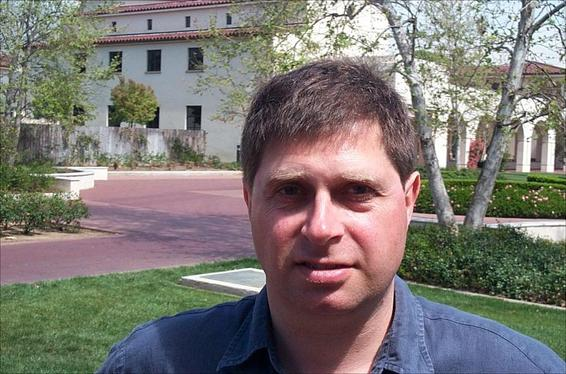
#> input picture app/101_ObjectCategories/Faces/image_0021.jpg, 566 x 374 px
$ python -i shapedescriptor.py   (imports and definitions only)
#> lines starting #> are read from the running program, lines starting #| are printed output that depends on the picture; after the words box and inside, x2 and y2 are one past the last pixel; in counts of white or black regions, pixels touching at a corner belong together
import cv2
import numpy as np


class ShapeDescriptor:
    def invertBinaryImage(self,binary_image):
        return cv2.bitwise_not(binary_image)

    def findOutline(self,image, find_thresh=True):
        # when find thresh is set to FALSE, then the image is the threshold image and we just set thresh_image to image
        if find_thresh:
            _, thresh_image = cv2.threshold(image, 30, 255, cv2.THRESH_BINARY + cv2.THRESH_OTSU)
        else:
            thresh_image = image.copy()

        img_floodfill = thresh_image.copy()
        h, w = thresh_image.shape[:2]

        contour, _ = cv2.findContours(thresh_image, cv2.RETR_EXTERNAL, cv2.CHAIN_APPROX_SIMPLE)

        contour = max(contour, key=cv2.contourArea)

        return contour

    def convert1D(self,contour, no_samples, contour_centroids=None):
        # we use the centroid distance shape signature

        if contour_centroids is None:
            contour_centroids = np.squeeze(contour.mean(axis=0))

        # we first sample to the number of points we want
        sample_points = np.squeeze(cv2.ximgproc.contourSampling(contour, no_samples))

        # invariant to translation
        return np.sqrt(np.sum((sample_points - contour_centroids) ** 2, axis=1))

    def normalise(self,magnitudes):
        #Normalization and flatten

        half_samples = (len(magnitudes) // 2) + 1

        return (magnitudes[1:half_samples] / magnitudes[0]).flatten()

    # we extract the given images using the fourier extractor
    def fourierDescriptor(self,contour, contour_centroids=None, no_samples=64):

        # convert contour 2d co-ordinates to 1d co-ordinates
        contour1d = self.convert1D(contour, contour_centroids=contour_centroids, no_samples=no_samples)

        # contour1d represents the points after they have been sampled and they have been reduced
        # using a certain shape signature

        fourier_transform = cv2.dft(contour1d, flags=cv2.DFT_COMPLEX_OUTPUT)
        magnitudes = cv2.magnitude(fourier_transform[:, :, 0], fourier_transform[:, :, 1])

        return self.normalise(magnitudes)

    def extractFeatures(self,image, find_thresh=True):

        contour = self.findOutline(image, find_thresh=find_thresh)

        return self.fourierDescriptor(contour)

>>> import cv2
>>> picture = cv2.imread('../101_ObjectCategories/Faces/image_0021.jpg', cv2.IMREAD_GRAYSCALE)
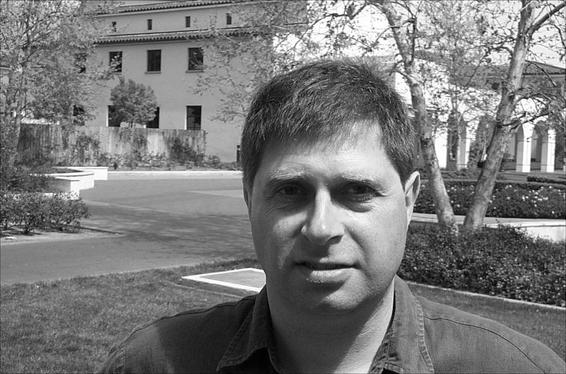
#> picture: shape (374, 566); min 0, max 255, mean 120.5
>>> result = ShapeDescriptor().extractFeatures(picture)
#> in findOutline, `_, thresh_image = cv2.threshold(image, 30, 255, cv2.THRESH_BINARY + cv..`:
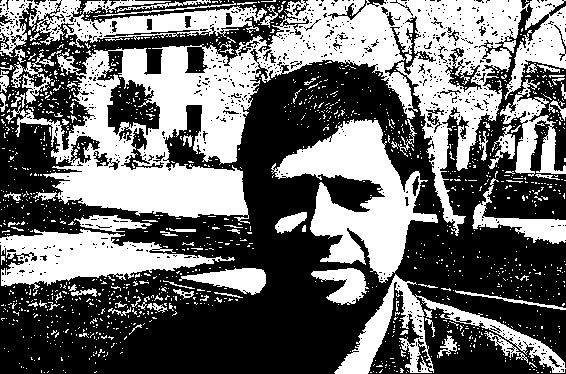
#> thresh_image: shape (374, 566); 42.9% white; 1412 white regions (1326 under 20 px)
#> in findOutline, `contour, _ = cv2.findContours(thresh_image, cv2.RETR_EXTERNAL, cv2.CHA..`: contour = 1348 contours, 1304 with area under 20; largest, box (x1, y1, x2, y2) and area: (6, 0, 566, 236) 49839, (271, 119, 438, 283) 10710, (0, 229, 235, 291) 6784, (0, 0, 267, 57) 6106, (334, 274, 566, 374) 4724
#> in findOutline, `contour = max(contour, key=cv2.contourArea)`: contour = contour of 3073 points, box (x1, y1, x2, y2) (6, 0, 566, 236), area 49839
#> in convert1D, `contour_centroids = np.squeeze(contour.mean(axis=0))`: contour_centroids = [313.6, 90.9]
#> in convert1D, `sample_points = np.squeeze(cv2.ximgproc.contourSampling(contour, no_sa..`: sample_points = 64 pairs, first value 6.17 to 564.6, second value 0 to 222
#> in fourierDescriptor, `contour1d = self.convert1D(contour, contour_centroids=contour_centroid..`: contour1d = 64 values, max 308.6 at index 13, min 27.34 at index 30, mean 164.1
#> in fourierDescriptor, `fourier_transform = cv2.dft(contour1d, flags=cv2.DFT_COMPLEX_OUTPUT)`: fourier_transform = 64 rows, first 8: [10499.9, 0], [1303.6, -600], [-2238.8, -73.99], [-903.7, 956.5], [-571.2, 240.9], [-383.9, 31.11], [-363.5, -152.1], [-196, 370.4]
#> in fourierDescriptor, `magnitudes = cv2.magnitude(fourier_transform[:, :, 0], fourier_transfo..`: magnitudes = 64 values, max 10499.9 at index 0, min 0.689 at index 32, mean 469.7
#> in normalise, `half_samples = (len(magnitudes) // 2) + 1`: half_samples = 33
#> result = 32 values, max 0.213 at index 1, min 6.56e-05 at index 31, mean 0.0291
